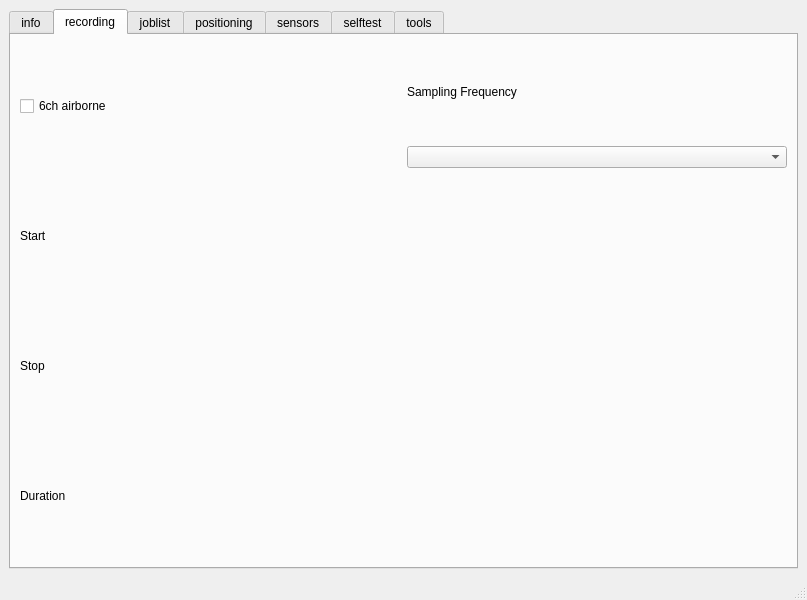
<?xml version="1.0" encoding="UTF-8"?>
<ui version="4.0">
 <class>adu_gui</class>
 <widget class="QMainWindow" name="adu_gui">
  <property name="geometry">
   <rect>
    <x>0</x>
    <y>0</y>
    <width>807</width>
    <height>600</height>
   </rect>
  </property>
  <property name="acceptDrops">
   <bool>true</bool>
  </property>
  <property name="windowTitle">
   <string>adu_gui</string>
  </property>
  <widget class="QWidget" name="centralwidget">
   <layout class="QVBoxLayout" name="verticalLayout">
    <item>
     <widget class="QTabWidget" name="tabWidget">
      <property name="currentIndex">
       <number>1</number>
      </property>
      <widget class="QWidget" name="tab_info">
       <attribute name="title">
        <string>info</string>
       </attribute>
      </widget>
      <widget class="QWidget" name="tab_recording">
       <attribute name="title">
        <string>recording</string>
       </attribute>
       <layout class="QVBoxLayout" name="verticalLayout_4">
        <item>
         <layout class="QHBoxLayout" name="hzl_grid">
          <item>
           <layout class="QVBoxLayout" name="verticalLayout_5">
            <item>
             <layout class="QHBoxLayout" name="hzl_grid_time"/>
            </item>
            <item>
             <layout class="QHBoxLayout" name="hzl_extras">
              <item>
               <widget class="QCheckBox" name="checkBox">
                <property name="text">
                 <string>6ch airborne</string>
                </property>
               </widget>
              </item>
             </layout>
            </item>
           </layout>
          </item>
          <item>
           <layout class="QVBoxLayout" name="vl_sample_freq">
            <item>
             <widget class="QLabel" name="label_6">
              <property name="text">
               <string>Sampling Frequency</string>
              </property>
             </widget>
            </item>
            <item>
             <widget class="QComboBox" name="cb_sampling_frequency"/>
            </item>
           </layout>
          </item>
         </layout>
        </item>
        <item>
         <layout class="QHBoxLayout" name="hzl_start">
          <item>
           <widget class="QLabel" name="label_3">
            <property name="text">
             <string>Start</string>
            </property>
           </widget>
          </item>
         </layout>
        </item>
        <item>
         <layout class="QHBoxLayout" name="hzl_stop">
          <item>
           <widget class="QLabel" name="label_4">
            <property name="text">
             <string>Stop</string>
            </property>
           </widget>
          </item>
         </layout>
        </item>
        <item>
         <layout class="QHBoxLayout" name="hzl_duration">
          <item>
           <widget class="QLabel" name="label_5">
            <property name="text">
             <string>Duration</string>
            </property>
           </widget>
          </item>
         </layout>
        </item>
       </layout>
      </widget>
      <widget class="QWidget" name="tab_joblist">
       <attribute name="title">
        <string>joblist</string>
       </attribute>
      </widget>
      <widget class="QWidget" name="tab_pos">
       <attribute name="title">
        <string>positioning</string>
       </attribute>
      </widget>
      <widget class="QWidget" name="tab_sensor">
       <attribute name="title">
        <string>sensors</string>
       </attribute>
       <layout class="QVBoxLayout" name="verticalLayout_3"/>
      </widget>
      <widget class="QWidget" name="tab_selftest">
       <attribute name="title">
        <string>selftest</string>
       </attribute>
      </widget>
      <widget class="QWidget" name="tab_tools">
       <property name="acceptDrops">
        <bool>true</bool>
       </property>
       <attribute name="title">
        <string>tools</string>
       </attribute>
       <layout class="QVBoxLayout" name="verticalLayout_2">
        <item>
         <layout class="QHBoxLayout" name="horizontalLayout">
          <item>
           <widget class="QPushButton" name="pb_load_JSON">
            <property name="text">
             <string>Load from JSON</string>
            </property>
           </widget>
          </item>
          <item>
           <widget class="QPushButton" name="pb_load_XML">
            <property name="text">
             <string>Load from XML</string>
            </property>
           </widget>
          </item>
          <item>
           <spacer name="horizontalSpacer">
            <property name="orientation">
             <enum>Qt::Horizontal</enum>
            </property>
            <property name="sizeHint" stdset="0">
             <size>
              <width>40</width>
              <height>20</height>
             </size>
            </property>
           </spacer>
          </item>
          <item>
           <widget class="QLabel" name="label_2">
            <property name="text">
             <string>or</string>
            </property>
           </widget>
          </item>
          <item>
           <spacer name="horizontalSpacer_2">
            <property name="orientation">
             <enum>Qt::Horizontal</enum>
            </property>
            <property name="sizeHint" stdset="0">
             <size>
              <width>40</width>
              <height>20</height>
             </size>
            </property>
           </spacer>
          </item>
          <item>
           <widget class="QPushButton" name="pb_create_bare_bone">
            <property name="text">
             <string>create bare bone with channels</string>
            </property>
           </widget>
          </item>
          <item>
           <widget class="QLabel" name="label">
            <property name="text">
             <string/>
            </property>
           </widget>
          </item>
          <item>
           <widget class="QSpinBox" name="sp_create_channels">
            <property name="minimum">
             <number>1</number>
            </property>
            <property name="maximum">
             <number>10</number>
            </property>
           </widget>
          </item>
         </layout>
        </item>
        <item>
         <layout class="QHBoxLayout" name="horizontalLayout_2">
          <item>
           <widget class="QPushButton" name="pb_save_JSON">
            <property name="text">
             <string>save to JSON</string>
            </property>
           </widget>
          </item>
          <item>
           <widget class="QPushButton" name="pb_save_XML">
            <property name="text">
             <string>save to XML</string>
            </property>
           </widget>
          </item>
         </layout>
        </item>
       </layout>
      </widget>
     </widget>
    </item>
   </layout>
  </widget>
  <widget class="QMenuBar" name="menubar">
   <property name="geometry">
    <rect>
     <x>0</x>
     <y>0</y>
     <width>807</width>
     <height>40</height>
    </rect>
   </property>
  </widget>
  <widget class="QStatusBar" name="statusbar"/>
 </widget>
 <resources/>
 <connections/>
</ui>
